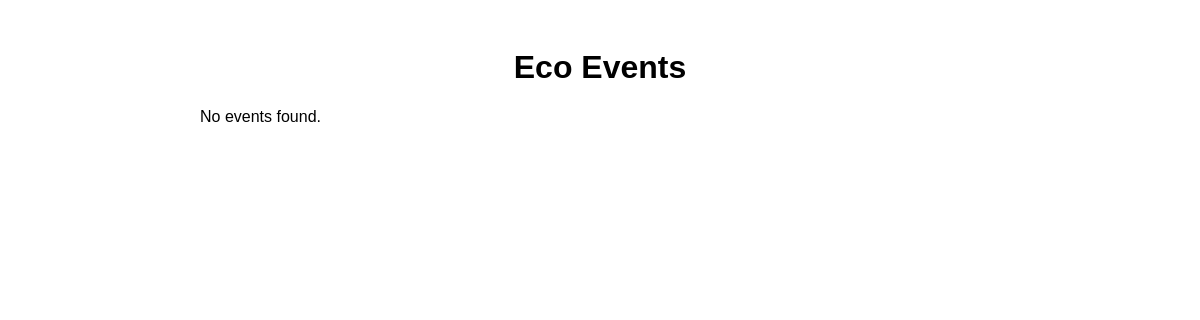
The app's page /Eco_Events_Calendar.php, older data.
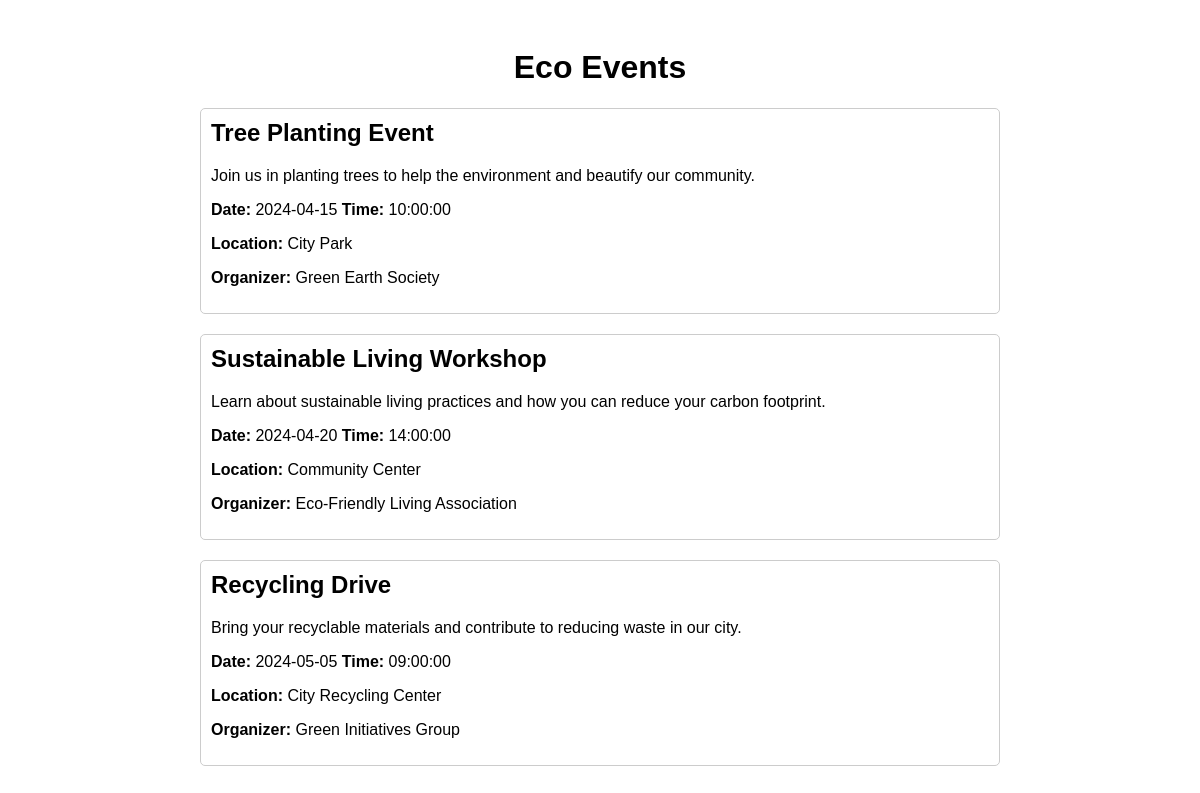
The same page, newer data.
### tables this page shows
CREATE TABLE `events` (
  `id` int(11) NOT NULL,
  `title` varchar(255) NOT NULL,
  `description` text NOT NULL,
  `date` date NOT NULL,
  `time` time NOT NULL,
  `location` varchar(255) NOT NULL,
  `organizer` varchar(255) NOT NULL
);

### Eco_Events_Calendar.php (the view, shortened to what this page needs)
<!DOCTYPE html>
<html lang="en">
<head>
    <link rel="stylesheet" href="css/EcoEventsCalendar.css">
</head>
<body>
    <div class="container">
        <h1>Eco Events</h1>
        <?php
        include 'php/config.php';
        $sql = "SELECT * FROM `events`";
        $result = $con->query($sql);
        if ($result->num_rows > 0) {
            echo '<ul>';
            while ($row = $result->fetch_assoc()) {
                echo '<li>';
                echo '<h2>' . $row['title'] . '</h2>';
                echo '<p>' . $row['description'] . '</p>';
                echo '<p><strong>Date:</strong> ' . $row['date'] . ' <strong>Time:</strong> ' . $row['time'] . '</p>';
                echo '<p><strong>Location:</strong> ' . $row['location'] . '</p>';
                echo '<p><strong>Organizer:</strong> ' . $row['organizer'] . '</p>';
                echo '</li>';
            }
            echo '</ul>';
        } else {
            echo '<p>No events found.</p>';
        }
        ?>
    </div>
</body>
</html>

### css/EcoEventsCalendar.css (style rules this page uses)
body { font-family: Arial, sans-serif; }
.container { max-width: 800px; margin: 0 auto; padding: 20px; }
h1 { text-align: center; }
ul { list-style-type: none; padding: 0; }
li { border: 1px solid #ccc; border-radius: 5px; margin-bottom: 20px; padding: 10px; }
li h2 { margin-top: 0; }

Row changes from the older to the newer data that the page shows:
added events: title "Tree Planting Event", description "Join us in planting trees to help the environment and beautify our community.", date "2024-04-15", time "10:00:00", location "City Park", organizer "Green Earth Society"
added events: title "Sustainable Living Workshop", description "Learn about sustainable living practices and how you can reduce your carbon footprint.", date "2024-04-20", time "14:00:00", location "Community Center", organizer "Eco-Friendly Living Association"
added events: title "Recycling Drive", description "Bring your recyclable materials and contribute to reducing waste in our city.", date "2024-05-05", time "09:00:00", location "City Recycling Center", organizer "Green Initiatives Group"
Text that changed along with them:
text no longer shown: "No events found."
